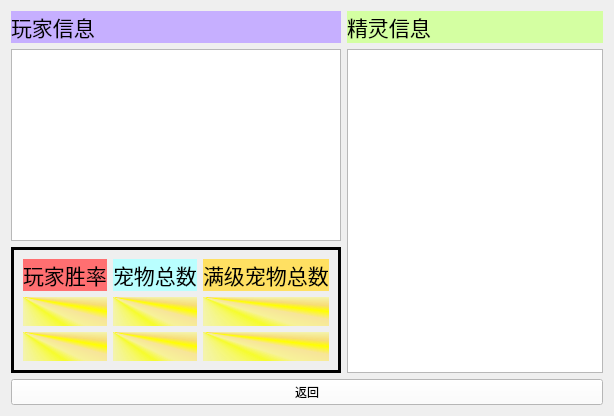
      <widget class="QWidget" name="pageOtheruser">
       <layout class="QVBoxLayout" name="verticalLayout_22">
        <item>
         <layout class="QHBoxLayout" name="horizontalLayout_17">
          <item>
           <layout class="QVBoxLayout" name="verticalLayout_20">
            <item>
             <widget class="QLabel" name="label">
              <property name="font">
               <font>
                <family>华文行楷</family>
                <pointsize>16</pointsize>
                <weight>50</weight>
                <italic>false</italic>
                <bold>false</bold>
               </font>
              </property>
              <property name="styleSheet">
               <string notr="true">background-color: rgb(198, 175, 255);
font: 16pt &quot;华文行楷&quot;;</string>
              </property>
              <property name="text">
               <string>玩家信息</string>
              </property>
             </widget>
            </item>
            <item>
             <widget class="QListWidget" name="listWidgetOWanjia">
              <property name="iconSize">
               <size>
                <width>40</width>
                <height>40</height>
               </size>
              </property>
              <property name="selectionRectVisible">
               <bool>true</bool>
              </property>
             </widget>
            </item>
            <item>
             <widget class="QFrame" name="frame_2">
              <property name="minimumSize">
               <size>
                <width>0</width>
                <height>100</height>
               </size>
              </property>
              <property name="font">
               <font>
                <family>华文新魏</family>
                <pointsize>16</pointsize>
               </font>
              </property>
              <property name="frameShape">
               <enum>QFrame::Box</enum>
              </property>
              <property name="frameShadow">
               <enum>QFrame::Plain</enum>
              </property>
              <property name="lineWidth">
               <number>3</number>
              </property>
              <layout class="QHBoxLayout" name="horizontalLayout_22">
               <item>
                <layout class="QVBoxLayout" name="verticalLayout_23">
                 <item>
                  <widget class="QLabel" name="label_17">
                   <property name="styleSheet">
                    <string notr="true">background-color: rgb(255, 111, 113);
color: rgb(0, 0, 0);
font: 16pt &quot;华文行楷&quot;;</string>
                   </property>
                   <property name="text">
                    <string>玩家胜率</string>
                   </property>
                  </widget>
                 </item>
                 <item>
                  <widget class="QLabel" name="labelOShenglv">
                   <property name="styleSheet">
                    <string notr="true">background-color: qconicalgradient(cx:0, cy:0, angle:135, stop:0 rgba(255, 255, 0, 69), stop:0.375 rgba(255, 255, 0, 69), stop:0.423533 rgba(251, 255, 0, 145), stop:0.45 rgba(247, 255, 0, 208), stop:0.477581 rgba(255, 244, 71, 130), stop:0.518717 rgba(255, 218, 71, 130), stop:0.55 rgba(255, 255, 0, 255), stop:0.57754 rgba(255, 203, 0, 130), stop:0.625 rgba(255, 255, 0, 69), stop:1 rgba(255, 255, 0, 69));
color: rgb(0, 0, 0);
font: 16pt &quot;华文行楷&quot;;</string>
                   </property>
                   <property name="text">
                    <string/>
                   </property>
                  </widget>
                 </item>
                 <item>
                  <widget class="QLabel" name="labelOHui1">
                   <property name="styleSheet">
                    <string notr="true">background-color: qconicalgradient(cx:0, cy:0, angle:135, stop:0 rgba(255, 255, 0, 69), stop:0.375 rgba(255, 255, 0, 69), stop:0.423533 rgba(251, 255, 0, 145), stop:0.45 rgba(247, 255, 0, 208), stop:0.477581 rgba(255, 244, 71, 130), stop:0.518717 rgba(255, 218, 71, 130), stop:0.55 rgba(255, 255, 0, 255), stop:0.57754 rgba(255, 203, 0, 130), stop:0.625 rgba(255, 255, 0, 69), stop:1 rgba(255, 255, 0, 69));
color: rgb(0, 0, 0);
font: 16pt &quot;华文行楷&quot;;</string>
                   </property>
                   <property name="text">
                    <string/>
                   </property>
                  </widget>
                 </item>
                </layout>
               </item>
               <item>
                <layout class="QVBoxLayout" name="verticalLayout_24">
                 <item>
                  <widget class="QLabel" name="label_18">
                   <property name="styleSheet">
                    <string notr="true">background-color: rgb(185, 255, 255);
color: rgb(0, 0, 0);
font: 16pt &quot;华文行楷&quot;;</string>
                   </property>
                   <property name="text">
                    <string>宠物总数</string>
                   </property>
                  </widget>
                 </item>
                 <item>
                  <widget class="QLabel" name="labelOZongshu">
                   <property name="styleSheet">
                    <string notr="true">background-color: qconicalgradient(cx:0, cy:0, angle:135, stop:0 rgba(255, 255, 0, 69), stop:0.375 rgba(255, 255, 0, 69), stop:0.423533 rgba(251, 255, 0, 145), stop:0.45 rgba(247, 255, 0, 208), stop:0.477581 rgba(255, 244, 71, 130), stop:0.518717 rgba(255, 218, 71, 130), stop:0.55 rgba(255, 255, 0, 255), stop:0.57754 rgba(255, 203, 0, 130), stop:0.625 rgba(255, 255, 0, 69), stop:1 rgba(255, 255, 0, 69));
color: rgb(0, 0, 0);
font: 16pt &quot;华文行楷&quot;;</string>
                   </property>
                   <property name="text">
                    <string/>
                   </property>
                  </widget>
                 </item>
                 <item>
                  <widget class="QLabel" name="labelOHui2">
                   <property name="styleSheet">
                    <string notr="true">background-color: qconicalgradient(cx:0, cy:0, angle:135, stop:0 rgba(255, 255, 0, 69), stop:0.375 rgba(255, 255, 0, 69), stop:0.423533 rgba(251, 255, 0, 145), stop:0.45 rgba(247, 255, 0, 208), stop:0.477581 rgba(255, 244, 71, 130), stop:0.518717 rgba(255, 218, 71, 130), stop:0.55 rgba(255, 255, 0, 255), stop:0.57754 rgba(255, 203, 0, 130), stop:0.625 rgba(255, 255, 0, 69), stop:1 rgba(255, 255, 0, 69));
color: rgb(0, 0, 0);
font: 16pt &quot;华文行楷&quot;;</string>
                   </property>
                   <property name="text">
                    <string/>
                   </property>
                  </widget>
                 </item>
                </layout>
               </item>
               <item>
                <layout class="QVBoxLayout" name="verticalLayout_26">
                 <item>
                  <widget class="QLabel" name="label_19">
                   <property name="styleSheet">
                    <string notr="true">background-color: rgb(255, 224, 98);
color: rgb(0, 0, 0);
font: 16pt &quot;华文行楷&quot;;</string>
                   </property>
                   <property name="text">
                    <string>满级宠物总数</string>
                   </property>
                  </widget>
                 </item>
                 <item>
                  <widget class="QLabel" name="labelOGaoji">
                   <property name="styleSheet">
                    <string notr="true">background-color: qconicalgradient(cx:0, cy:0, angle:135, stop:0 rgba(255, 255, 0, 69), stop:0.375 rgba(255, 255, 0, 69), stop:0.423533 rgba(251, 255, 0, 145), stop:0.45 rgba(247, 255, 0, 208), stop:0.477581 rgba(255, 244, 71, 130), stop:0.518717 rgba(255, 218, 71, 130), stop:0.55 rgba(255, 255, 0, 255), stop:0.57754 rgba(255, 203, 0, 130), stop:0.625 rgba(255, 255, 0, 69), stop:1 rgba(255, 255, 0, 69));
color: rgb(0, 0, 0);
font: 16pt &quot;华文行楷&quot;;</string>
                   </property>
                   <property name="text">
                    <string/>
                   </property>
                  </widget>
                 </item>
                 <item>
                  <widget class="QLabel" name="labelOHui3">
                   <property name="styleSheet">
                    <string notr="true">background-color: qconicalgradient(cx:0, cy:0, angle:135, stop:0 rgba(255, 255, 0, 69), stop:0.375 rgba(255, 255, 0, 69), stop:0.423533 rgba(251, 255, 0, 145), stop:0.45 rgba(247, 255, 0, 208), stop:0.477581 rgba(255, 244, 71, 130), stop:0.518717 rgba(255, 218, 71, 130), stop:0.55 rgba(255, 255, 0, 255), stop:0.57754 rgba(255, 203, 0, 130), stop:0.625 rgba(255, 255, 0, 69), stop:1 rgba(255, 255, 0, 69));
color: rgb(0, 0, 0);
font: 16pt &quot;华文行楷&quot;;</string>
                   </property>
                   <property name="text">
                    <string/>
                   </property>
                  </widget>
                 </item>
                </layout>
               </item>
              </layout>
             </widget>
            </item>
           </layout>
          </item>
          <item>
           <layout class="QVBoxLayout" name="verticalLayout_21">
            <item>
             <widget class="QLabel" name="label_3">
              <property name="font">
               <font>
                <family>华文行楷</family>
                <pointsize>16</pointsize>
                <weight>50</weight>
                <italic>false</italic>
                <bold>false</bold>
               </font>
              </property>
              <property name="styleSheet">
               <string notr="true">background-color: rgb(212, 255, 162);
color: rgb(0, 0, 0);
font: 16pt &quot;华文行楷&quot;;</string>
              </property>
              <property name="text">
               <string>精灵信息</string>
              </property>
             </widget>
            </item>
            <item>
             <widget class="QListWidget" name="listWidgetOPetshow">
              <property name="iconSize">
               <size>
                <width>125</width>
                <height>125</height>
               </size>
              </property>
              <property name="movement">
               <enum>QListView::Static</enum>
              </property>
              <property name="viewMode">
               <enum>QListView::IconMode</enum>
              </property>
              <property name="selectionRectVisible">
               <bool>true</bool>
              </property>
             </widget>
            </item>
           </layout>
          </item>
         </layout>
        </item>
        <item>
         <widget class="QPushButton" name="pushButtonOBack">
          <property name="styleSheet">
           <string notr="true">font: 18pt &quot;华康雅宋体W9&quot;;
background-color: rgb(255, 255, 255);</string>
          </property>
          <property name="text">
           <string>返回</string>
          </property>
         </widget>
        </item>
       </layout>
      </widget>
